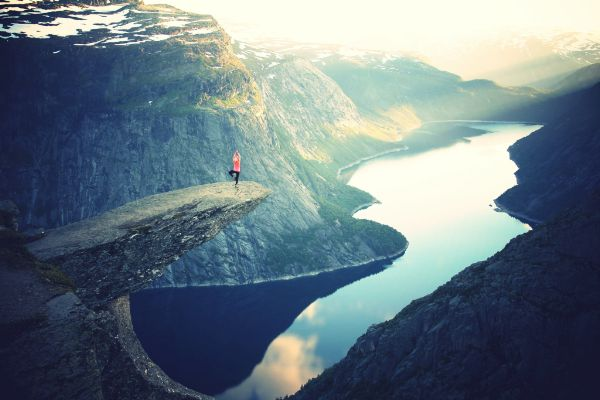
#> input picture Core-Operations/img/1.jpg, 600 x 400 px, given in place of 1.jpeg, which was not available
$ python 3-Adaptive-Thresholding.py
#> lines starting #> are read from the running program, lines starting #| are printed output that depends on the picture; after the words box and inside, x2 and y2 are one past the last pixel; in counts of white or black regions, pixels touching at a corner belong together; pictures that were not available may be replaced by others from this repository, and a replacement may not be noted
import cv2
from matplotlib import pyplot as plt

img = cv2.imread('img/1.jpeg')
#> img is the input picture: shape (400, 600, 3); mean B, G, R 131.3, 122.1, 106

img = cv2.cvtColor(img, cv2.COLOR_BGR2GRAY)
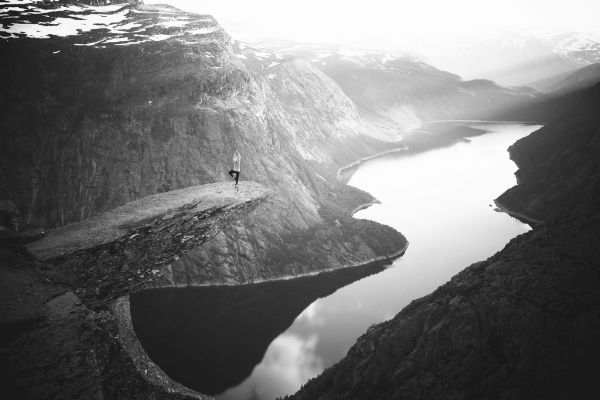
#> img: shape (400, 600); min 12, max 255, mean 118.4

ret, thresh1 = cv2.threshold(img, 127, 255, cv2.THRESH_BINARY)
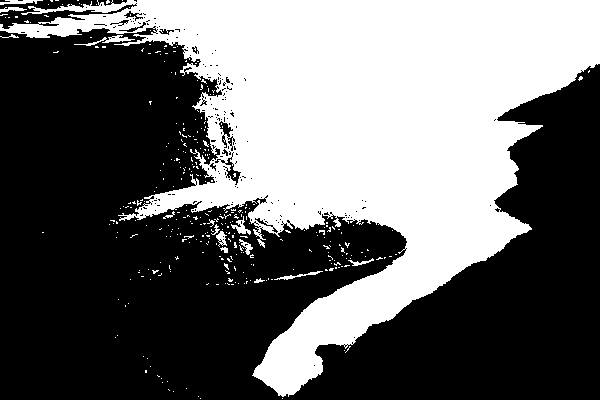
#> thresh1: shape (400, 600); 40.9% white; 331 white regions (316 under 20 px), largest, box (x1, y1, x2, y2) and area: (0, 0, 600, 397) 96058, (74, 35, 135, 46) 178, (231, 216, 251, 235) 134
thresh2 = cv2.adaptiveThreshold(img, 255, cv2.ADAPTIVE_THRESH_MEAN_C, cv2.THRESH_BINARY, 11, 2)
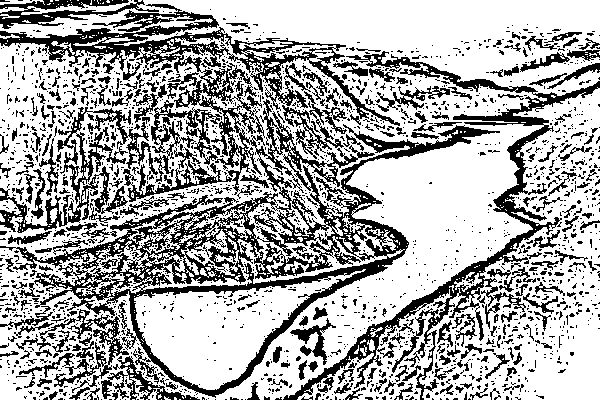
#> thresh2: shape (400, 600); 67.7% white; 1977 black regions (1709 under 20 px), largest, box (x1, y1, x2, y2) and area: (0, 4, 500, 398) 32623, (283, 51, 600, 400) 9158, (57, 107, 151, 204) 2209
thresh3 = cv2.adaptiveThreshold(img, 255, cv2.ADAPTIVE_THRESH_GAUSSIAN_C, cv2.THRESH_BINARY, 11, 2)
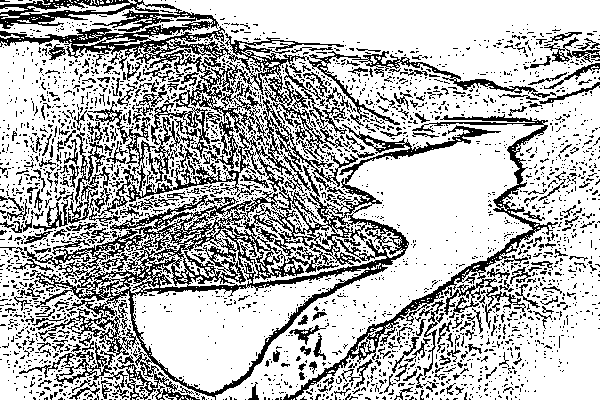
#> thresh3: shape (400, 600); 71.8% white; black in thin lines or dots

titles = ['Original Image', 'Global Thresholding (v = 127)', 'Adaptive Mean Thresholding', 'Adaptive Gaussian Thresholding']
images = [img, thresh1, thresh2, thresh3]

for i in xrange(4):
    plt.subplot(2, 2, i+1), plt.imshow(images[i], 'gray')
    plt.title(titles[i])
    plt.xticks([]), plt.yticks([])

plt.show()

cv2.waitKey(0)
cv2.destroyAllWindows()

$ run again, with Core-Operations/img/2.jpg copied over Core-Operations/img/1.jpg
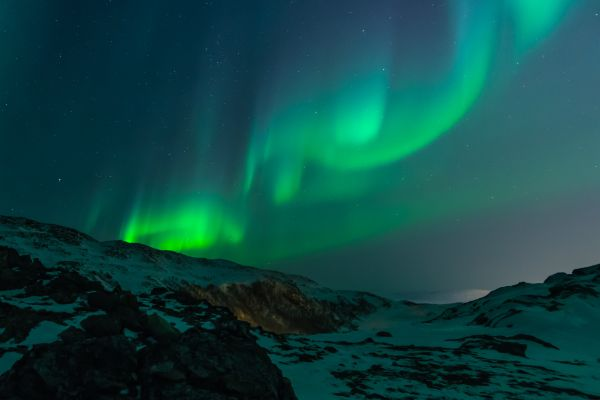
#> input picture Core-Operations/img/2.jpg, 600 x 400 px, given in place of 1.jpeg, which was not available
#> img is the input picture: shape (400, 600, 3); mean B, G, R 69.3, 72, 15.4
#> img: shape (400, 600)
#> `ret, thresh1 = cv2.threshold(img, 127, 255, cv2.THRESH_BINARY)`:
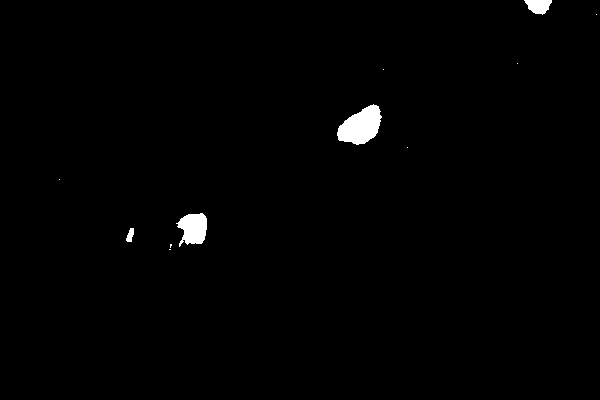
#> thresh1: shape (400, 600); 0.95% white; 11 white regions (7 under 20 px), largest, box (x1, y1, x2, y2) and area: (337, 104, 382, 145) 1178, (176, 213, 207, 247) 728, (524, 0, 552, 15) 289, (126, 228, 134, 242) 75
#> thresh2: shape (400, 600); 83.1% white; 1498 black regions (1347 under 20 px), largest, box (x1, y1, x2, y2) and area: (0, 215, 562, 400) 14855, (325, 352, 514, 393) 2106, (311, 264, 600, 324) 1843
#> `thresh3 = cv2.adaptiveThreshold(img, 255, cv2.ADAPTIVE_THRESH_GAUSSIAN..`:
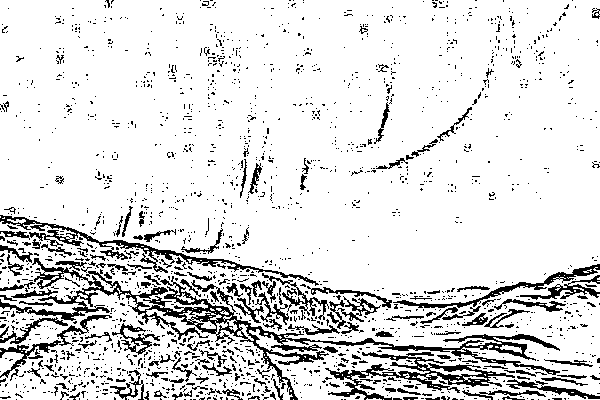
#> thresh3: shape (400, 600); 87% white; black in thin lines or dots

$ run again, with Core-Operations/img/roi.jpg copied over Core-Operations/img/1.jpg
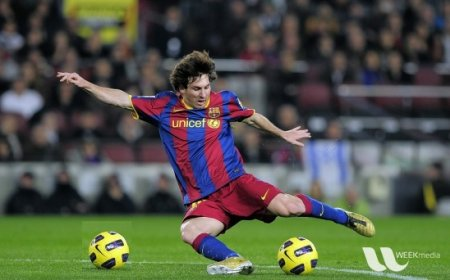
#> input picture Core-Operations/img/roi.jpg, 450 x 280 px, given in place of 1.jpeg, which was not available
#> img is the input picture: shape (280, 450, 3); mean B, G, R 72.3, 85.8, 82.3
#> img: shape (280, 450)
#> `ret, thresh1 = cv2.threshold(img, 127, 255, cv2.THRESH_BINARY)`:
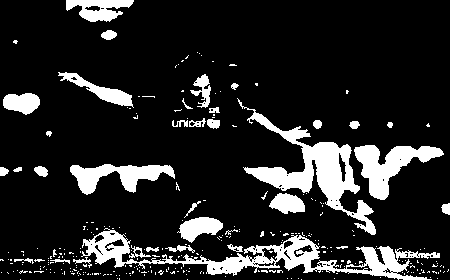
#> thresh1: shape (280, 450); 14.9% white; 294 white regions (258 under 20 px), largest, box (x1, y1, x2, y2) and area: (81, 228, 440, 280) 4752, (237, 98, 376, 235) 4244, (354, 145, 444, 200) 2073
#> thresh2: shape (280, 450); 57.9% white; 352 black regions (298 under 20 px), largest, box (x1, y1, x2, y2) and area: (0, 0, 450, 273) 39980, (285, 232, 450, 280) 2294, (389, 158, 450, 217) 1563
#> `thresh3 = cv2.adaptiveThreshold(img, 255, cv2.ADAPTIVE_THRESH_GAUSSIAN..`:
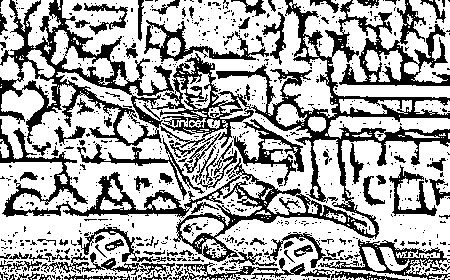
#> thresh3: shape (280, 450); 66.3% white; 836 black regions (736 under 20 px), largest, box (x1, y1, x2, y2) and area: (0, 0, 450, 262) 24985, (318, 239, 450, 280) 1421, (144, 20, 269, 62) 1205
